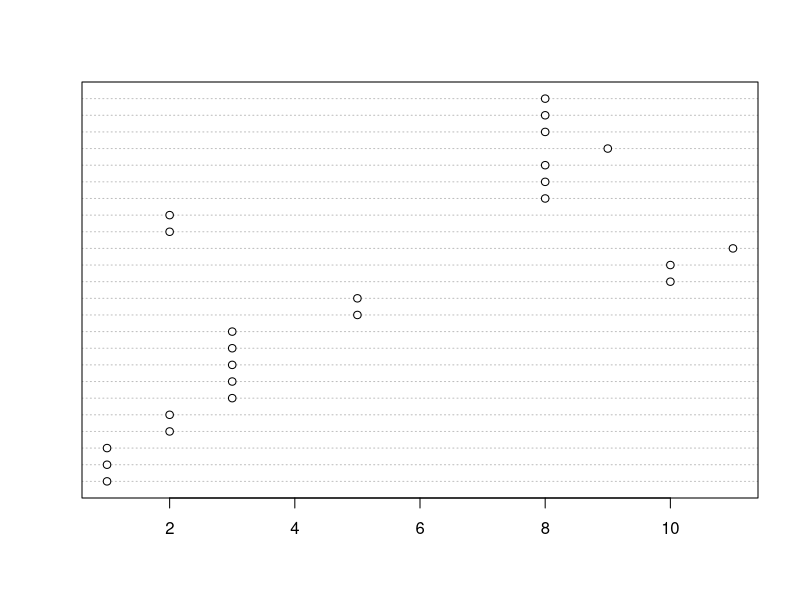

R code for this plot:
# let's produce some numbers
myNumbers <- c(1,1,1,2,2,3,3,3,3,3,5,5,10,10,11,2,2, 8, 8, 8, 9, 8, 8, 8)

# we are going to use 'dotchart'

dotchart(myNumbers)

# hope you like this
# thank you !
